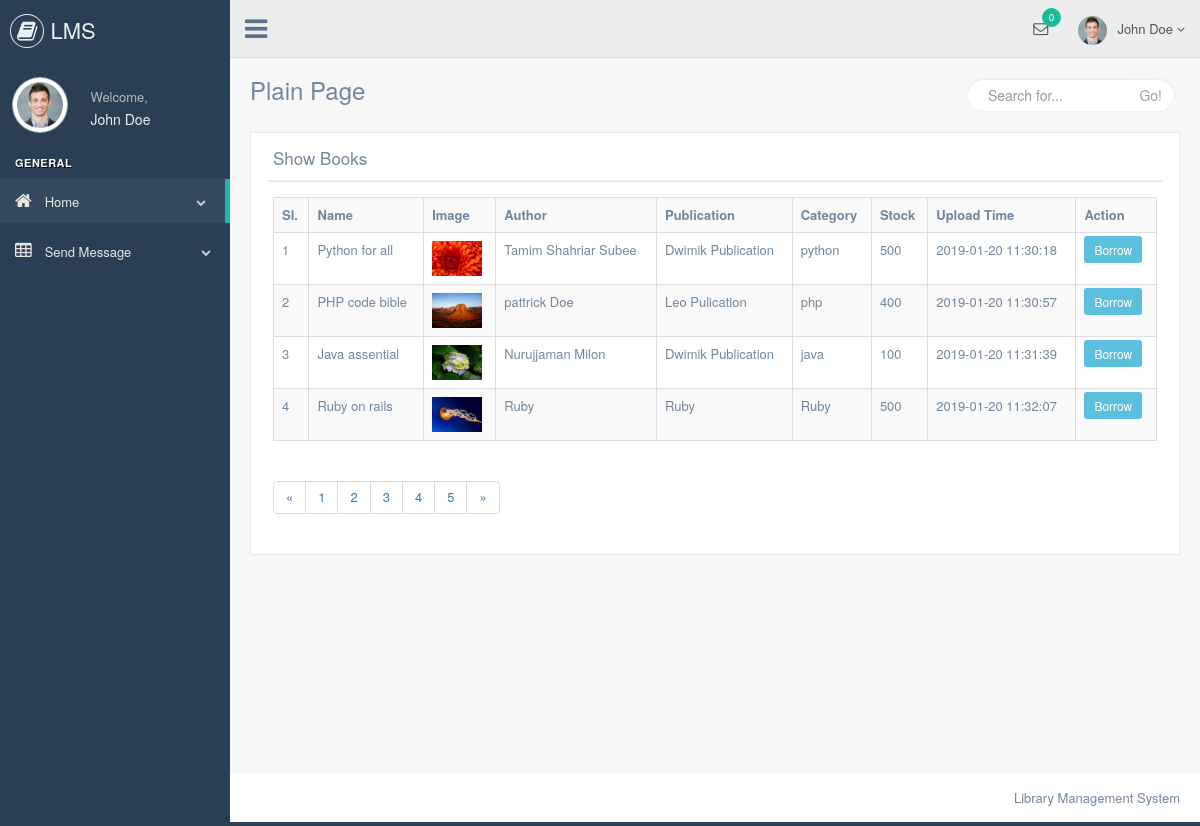
Screenshot of /student/home.php (signed in) with the database file from the repository.
### tables this page shows
CREATE TABLE `books` (
  `id` int(10) NOT NULL,
  `b_name` varchar(20) NOT NULL,
  `b_img` varchar(255) NOT NULL,
  `b_author` varchar(20) NOT NULL,
  `b_publication` varchar(40) NOT NULL,
  `cat` int(10) NOT NULL,
  `stock` int(10) NOT NULL,
  `postTime` datetime NOT NULL
);

CREATE TABLE `cat` (
  `id` int(11) NOT NULL,
  `c_name` varchar(20) NOT NULL
);

### core/init.php (called while the page is built, shortened)
<?php
	include 'database/config.php';
	include 'classes/user.php';
	global $pdo;
	$user = new User($pdo);
 ?>

### core/classes/user.php (called while the page is built, shortened)
<?php
	class User
	{
		protected $pdo;
		function __construct($pdo)
		{
			$this->pdo = $pdo;
		}
		public function select($table){
			$stmt = $this->pdo->prepare("SELECT * FROM {$table}");
			$stmt ->execute();
			return $stmt->fetchAll(PDO::FETCH_OBJ);
		}
		public function userData($table,$id){
			$stmt = $this->pdo->prepare("SELECT * FROM {$table} WHERE id=:id");
			$stmt ->bindParam(":id",$id,PDO::PARAM_INT);
			$stmt ->execute();
			return $stmt->fetch(PDO::FETCH_OBJ);
		}
	}
 ?>

### student/home.php (the view)
<?php include 'lib/header.php'; ?>
                            <div class="x_title">
                                <h2>Show Books</h2>
                                <div class="clearfix"></div>
                            </div>
                            <div class="x_content table-responsive">
                                <table class="table table-bordered table-striped table-hover">
                                	<tr>
                                        <th>Sl.</th>
                                		<th>Name</th>
                                		<th>Image</th>
                                		<th>Author</th>
                                		<th>Publication</th>
                                		<th>Category</th>
                                		<th>Stock</th>
                                		<th>Upload Time</th>
                                		<th>Action</th>
                                	</tr>
                                	<?php
                                        $i=0;
                                		if ($books = $user->select("books")) {
                                			foreach ($books as $book) {
                                                $i++;
                                				?>
										<tr>
                                            <td><?php echo $i; ?></td>
	                                		<td><?php echo $book->b_name; ?></td>
	                                		<td><img src="<?php echo $book->b_img; ?>" alt="" style="height:35px;width:50px;"></td>
	                                		<td><?php echo $book->b_author; ?></td>
	                                		<td><?php echo $book->b_publication; ?></td>
	                                		<?php
	                                			if ($cat = $user->userData("cat",$book->cat)) {
	                                				?>
											<td><?php echo $cat->c_name; ?></td>
	                                				<?php
	                                			}
	                                		 ?>
	                                		<td><?php echo $book->stock; ?></td>
	                                		<td><?php echo $book->postTime; ?></td>
	                                		<td><a href="#" class="btn-sm btn-info">Borrow</a></td>
                                		</tr>
                                				<?php
                                			}
                                		}
                                	 ?>
                                </table>
                                <div class="normal-pagination">
                                    <nav aria-label="Page navigation">
                                      <ul class="pagination">
                                        <li>
                                          <a href="#" aria-label="Previous">
                                            <span aria-hidden="true">&laquo;</span>
                                          </a>
                                        </li>
                                        <li><a href="#">1</a></li>
                                        <li><a href="#">2</a></li>
                                        <li><a href="#">3</a></li>
                                        <li><a href="#">4</a></li>
                                        <li><a href="#">5</a></li>
                                        <li>
                                          <a href="#" aria-label="Next">
                                            <span aria-hidden="true">&raquo;</span>
                                          </a>
                                        </li>
                                      </ul>
                                    </nav>
                                </div>
                            </div>
<?php include 'lib/footer.php'; ?>

### student/lib/header.php (shortened to what this page needs)
<?php
    include '../core/init.php';
 ?>
 <?php
 $count = 0;
  ?>
 <!DOCTYPE html>
<html lang="en">
<head>
    <link href="../assets/css/bootstrap.min.css" rel="stylesheet">
    <link href="../assets/css/font-awesome.min.css" rel="stylesheet">
    <link href="../assets/css/nprogress.css" rel="stylesheet">
    <link href="../assets/css/custom.min.css" rel="stylesheet">
</head>
<body class="nav-md">
<div class="container body">
    <div class="main_container">
        <div class="col-md-3 left_col">
            <div class="left_col scroll-view">
                <div class="navbar nav_title" style="border: 0;">
                    <a href="#" class="site_title"><i class="fa fa-book"></i> <span>LMS</span></a>
                </div>
                <div class="profile clearfix">
                    <div class="profile_pic">
                        <img src="images/img.jpg" alt="..." class="img-circle profile_img">
                    </div>
                    <div class="profile_info">
                        <span>Welcome,</span>
                        <h2>John Doe</h2>
                    </div>
                    <div class="clearfix"></div>
                </div>
                <br/>
                <div id="sidebar-menu" class="main_menu_side hidden-print main_menu">
                    <div class="menu_section">
                        <h3>General</h3>
                        <ul class="nav side-menu">
                            <li><a href="home.php"><i class="fa fa-home"></i> Home <span class="fa fa-chevron-down"></span></a>
                            </li>
                            <li><a href="message.php"><i class="fa fa-table"></i> Send Message <span class="fa fa-chevron-down"></span></a>
                            </li>
                        </ul>
                    </div>
                </div>
            </div>
        </div>
        <div class="top_nav">
            <div class="nav_menu">
                <nav>
                    <div class="nav toggle">
                        <a id="menu_toggle"><i class="fa fa-bars"></i></a>
                    </div>
                    <ul class="nav navbar-nav navbar-right">
                        <li class="">
                            <a href="javascript:;" class="user-profile dropdown-toggle" data-toggle="dropdown"
                               aria-expanded="false">
                                <img src="images/img.jpg" alt="">John Doe
                                <span class=" fa fa-angle-down"></span>
                            </a>
                        </li>
                        <li role="presentation" class="dropdown">
                            <a href="javascript:;" class="dropdown-toggle info-number" data-toggle="dropdown"
                               aria-expanded="false" name="message">
                                <i class="fa fa-envelope-o"></i>
                                <span class="badge bg-green" onclick="window.location='show_message.php'">
                                    <?php
                                        echo $count;
                                     ?>
                                </span>
                            </a>
                        </li>
                    </ul>
                </nav>
            </div>
        </div>
        <div class="right_col" role="main">
            <div class="">
                <div class="page-title">
                    <div class="title_left">
                        <h3>Plain Page</h3>
                    </div>
                    <div class="title_right">
                        <div class="col-md-5 col-sm-5 col-xs-12 form-group pull-right top_search">
                            <div class="input-group">
                                <input type="text" class="form-control" placeholder="Search for...">
                    <span class="input-group-btn">
                      <button class="btn btn-default" type="button">Go!</button>
                    </span>
                            </div>
                        </div>
                    </div>
                </div>
                <div class="clearfix"></div>
                <div class="row" style="min-height:500px">
                    <div class="col-md-12 col-sm-12 col-xs-12">
                        <div class="x_panel">

### student/lib/footer.php (shortened to what this page needs)
  </div>
                    </div>
                </div>
            </div>
        </div>
        <footer>
            <div class="pull-right">
                Library Management System
            </div>
            <div class="clearfix"></div>
        </footer>
    </div>
</div>
</body>
</html>

### rows the page displays
books: b_name "Python for all", b_img (picture), b_author "Tamim Shahriar Subee", b_publication "Dwimik Publication", cat.c_name "python", stock "500", postTime "2019-01-20 11:30:18"
books: b_name "PHP code bible", b_img (picture), b_author "pattrick Doe", b_publication "Leo Pulication", cat.c_name "php", stock "400", postTime "2019-01-20 11:30:57"
books: b_name "Java assential", b_img (picture), b_author "Nurujjaman Milon", b_publication "Dwimik Publication", cat.c_name "java", stock "100", postTime "2019-01-20 11:31:39"
books: b_name "Ruby on rails", b_img (picture), b_author "Ruby", b_publication "Ruby", cat.c_name "Ruby", stock "500", postTime "2019-01-20 11:32:07"

### other values shown
$count "0"
